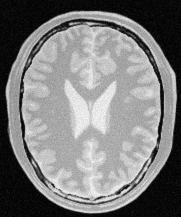
#> input picture brain_pd.png, 181 x 217 px
$ python Question_2.py
#> lines starting #> are read from the running program, lines starting #| are printed output that depends on the picture
import cv2
import numpy as np
import matplotlib.pyplot as plt

brain = cv2.imread('brain_pd.png', cv2.IMREAD_GRAYSCALE)
#> brain is the input picture: shape (217, 181); min 0, max 251, mean 123.7
if brain is None:
    raise FileNotFoundError("Could not load brain_pd.png. Check the filename/path.")


# Breakpoints for white-matter accentuation (emphasize high-intensity range)
x_white = np.array([0,   110,  175,  255])
y_white = np.array([0,    20,  255,  255])

# Breakpoints for gray-matter accentuation (emphasize mid-intensity range)
x_gray = np.array([0,   55,  135,  200,  255])
y_gray = np.array([0,    0,  255,   80,   80])

lut_white = np.interp(np.arange(256), x_white, y_white).astype(np.uint8)
lut_gray = np.interp(np.arange(256), x_gray, y_gray).astype(np.uint8)

# Apply
brain_white = cv2.LUT(brain, lut_white)
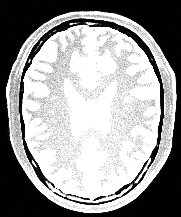
#> brain_white: shape (217, 181); min 0, max 255, mean 153.2
brain_gray = cv2.LUT(brain, lut_gray)
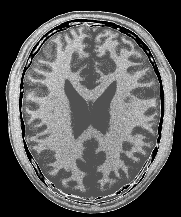
#> brain_gray: shape (217, 181); min 0, max 255, mean 90.7

fig, axes = plt.subplots(1, 3, figsize=(16, 4))

axes[0].hist(brain.ravel(), bins=256, range=(0, 256), color='gray')
axes[0].set_title('Histogram of Brain PD Image')
axes[0].set_xlabel('Intensity')
axes[0].set_ylabel('Pixel Count')
axes[0].grid(True)

axes[1].imshow(brain_white, cmap='gray')
axes[1].set_title('White-Matter Accentuated Image')
axes[1].axis('off')

axes[2].imshow(brain_gray, cmap='gray')
axes[2].set_title('Gray-Matter Accentuated Image')
axes[2].axis('off')

fig.tight_layout()
fig.savefig('q2_histogram.png')
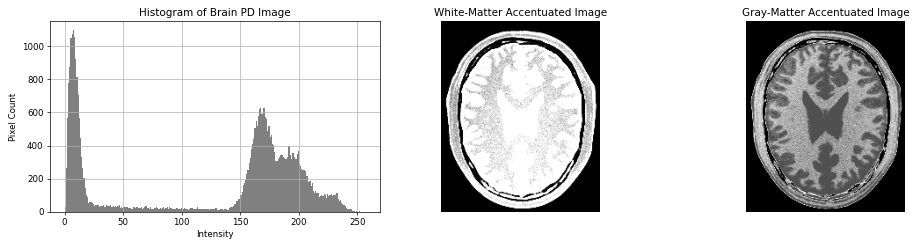
#> figure drawn by matplotlib, 3 panels; panel 1: tallest bar 1097 high, from x = 7 to 8

intensity_values = np.arange(256)
fig_tf, ax_tf = plt.subplots(figsize=(8, 5))
ax_tf.plot(intensity_values, intensity_values, 'k--', label='Identity')
ax_tf.plot(intensity_values, lut_white, color='tab:blue', label='White-Matter Transform')
ax_tf.plot(intensity_values, lut_gray, color='tab:orange', label='Gray-Matter Transform')
ax_tf.set_title('Intensity Transformations')
ax_tf.set_xlabel('Input Intensity')
ax_tf.set_ylabel('Output Intensity')
ax_tf.set_xlim(0, 255)
ax_tf.set_ylim(0, 255)
ax_tf.grid(True)
ax_tf.legend()
fig_tf.tight_layout()
fig_tf.savefig('q2_transformation_plot.png')
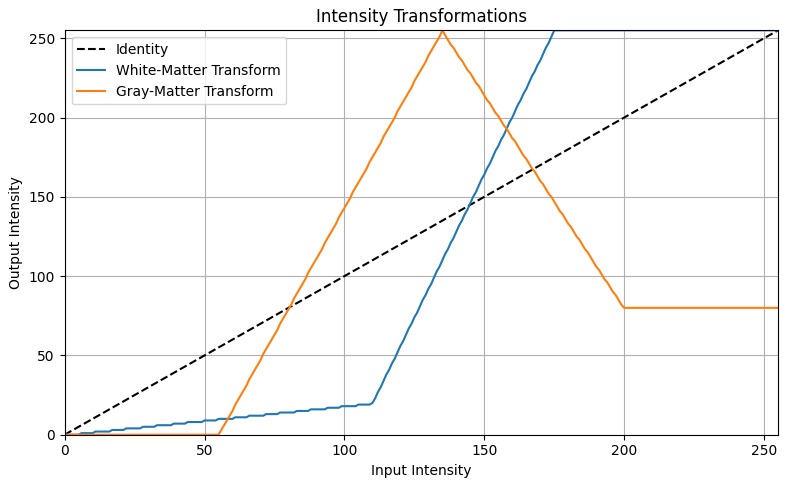
#> figure drawn by matplotlib, 1 panel; curve peaks at x = 255, y = 255; curve peaks at x = 175, y = 255; curve peaks at x = 135, y = 255

plt.show()
